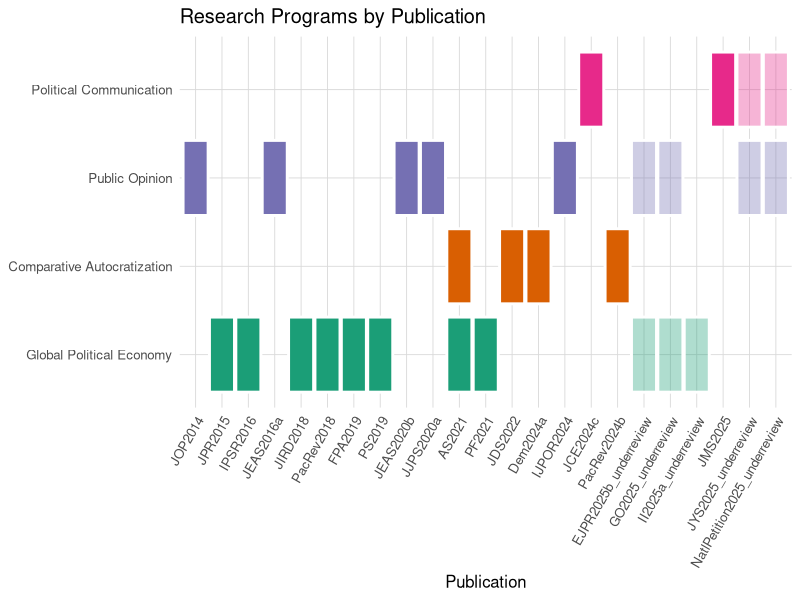
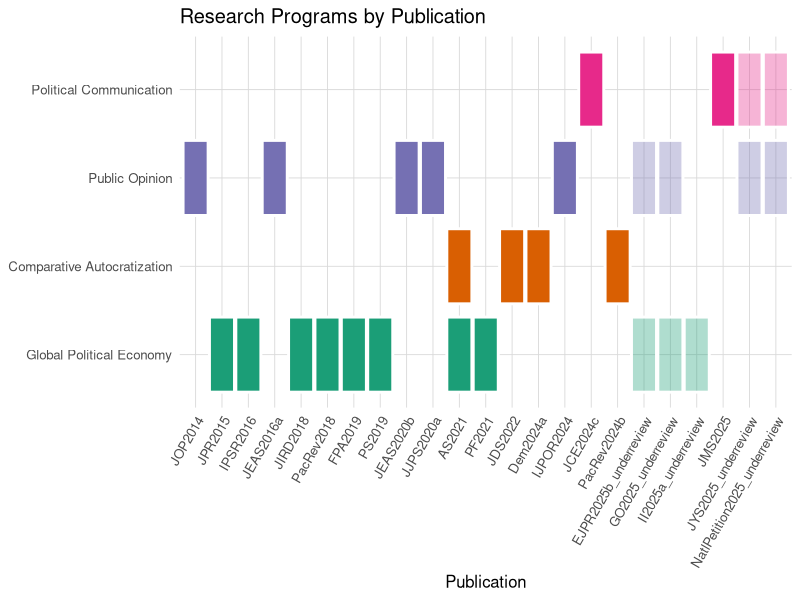

These figures' R source, in order:
library(tidyverse)

pubs <- read_csv("publication_categories.csv")

pubs_long <- pubs |>
  mutate(
    status = if_else(str_detect(publication, "_underreview$"), "Under review", "Published"),
    publication = fct_reorder(publication, year)
  ) |>
  pivot_longer(
    cols = c(global_political_economy, comparative_autocratization,
             public_opinion, political_communication),
    names_to = "category",
    values_to = "included"
  ) |>
  filter(included == "Yes") |>
  mutate(category = recode(category,
    global_political_economy   = "Global Political Economy",
    comparative_autocratization = "Comparative Autocratization",
    public_opinion              = "Public Opinion",
    political_communication     = "Political Communication"
  )) |>
  mutate(category = factor(category, levels = c(
    "Global Political Economy",
    "Comparative Autocratization",
    "Public Opinion",
    "Political Communication"
  )))

ggplot(pubs_long, aes(x = publication, y = category, fill = category, alpha = status)) +
  geom_tile(width = 0.95, height = 0.85, color = "white", linewidth = 1) +
  scale_fill_manual(values = c(
    "Global Political Economy"    = "#1b9e77",
    "Comparative Autocratization" = "#d95f02",
    "Public Opinion"              = "#7570b3",
    "Political Communication"     = "#e7298a"
  )) +
  scale_alpha_manual(values = c("Published" = 1, "Under review" = 0.35), guide = "none") +
  labs(
    title = "Research Programs by Publication",
    x = "Publication",
    y = NULL
  ) +
  theme_minimal(base_size = 12) +
  theme(
    legend.position = "none",
    axis.text.x = element_text(angle = 60, hjust = 1),
    panel.grid.major = element_line(color = "gray85", linewidth = 0.3),
    panel.grid.minor = element_blank()
  )

ggsave("publication_brickwall.png", width = 10, height = 5, dpi = 300)
